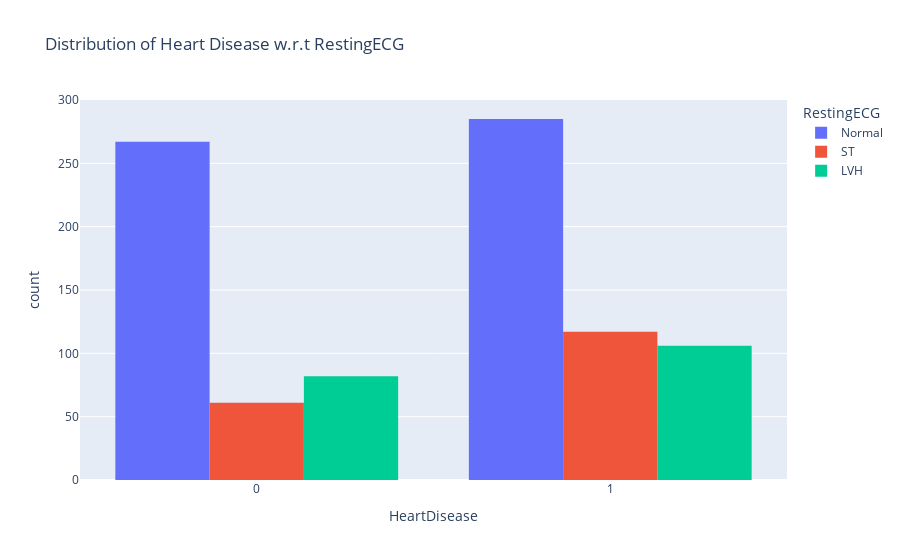

Notebook cell for this chart:
### Code cell
## Distribution of Heart Disease w.r.t RestingECG

fig = px.histogram(
    df,
    x = "HeartDisease",
    color = "RestingECG",
    hover_data=df.columns,
    title="Distribution of Heart Disease w.r.t RestingECG",
    barmode="group"
)

fig.show()

### Figure 1 — Plotly figure (JSON) as saved in the notebook; plotly's stock layout.template omitted (floating-point values rounded to 4 significant figures; data arrays with more than 128 entries replaced by an {"elided": "..."} marker saying what was removed)
{"data": [{"alignmentgroup": "True", "bingroup": "x", "hovertemplate": "RestingECG=Normal<br>HeartDisease=%{x}<br>count=%{y}<extra></extra>", "legendgroup": "Normal", "marker": {"color": "#636efa", "pattern": {"shape": ""}}, "name": "Normal", "offsetgroup": "Normal", "orientation": "v", "showlegend": true, "type": "histogram", "x": {"elided": "552 int values"}, "xaxis": "x", "yaxis": "y"}, {"alignmentgroup": "True", "bingroup": "x", "hovertemplate": "RestingECG=ST<br>HeartDisease=%{x}<br>count=%{y}<extra></extra>", "legendgroup": "ST", "marker": {"color": "#EF553B", "pattern": {"shape": ""}}, "name": "ST", "offsetgroup": "ST", "orientation": "v", "showlegend": true, "type": "histogram", "x": {"elided": "178 int values"}, "xaxis": "x", "yaxis": "y"}, {"alignmentgroup": "True", "bingroup": "x", "hovertemplate": "RestingECG=LVH<br>HeartDisease=%{x}<br>count=%{y}<extra></extra>", "legendgroup": "LVH", "marker": {"color": "#00cc96", "pattern": {"shape": ""}}, "name": "LVH", "offsetgroup": "LVH", "orientation": "v", "showlegend": true, "type": "histogram", "x": {"elided": "188 int values"}, "xaxis": "x", "yaxis": "y"}], "layout": {"barmode": "group", "legend": {"title": {"text": "RestingECG"}, "tracegroupgap": 0}, "title": {"text": "Distribution of Heart Disease w.r.t RestingECG"}, "xaxis": {"anchor": "y", "domain": [0, 1], "title": {"text": "HeartDisease"}}, "yaxis": {"anchor": "x", "domain": [0, 1], "title": {"text": "count"}}}}
